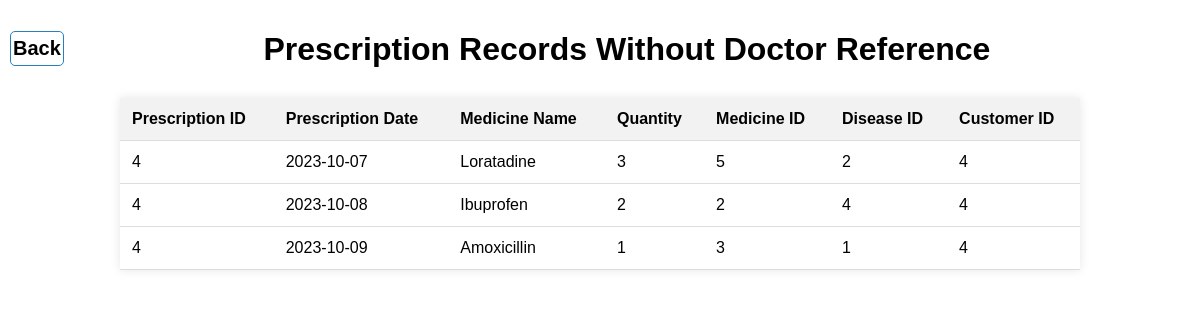
/CONTENTS/presnodoc.php, run on the app's committed database.
### tables this page shows
CREATE TABLE `prescription` (
  `pre_id` int(11) DEFAULT NULL,
  `pre_date` date DEFAULT NULL,
  `medicine_name` varchar(50) DEFAULT NULL,
  `quantity` int(11) DEFAULT NULL,
  `med_id` int(11) DEFAULT NULL,
  `dis_id` int(11) DEFAULT NULL,
  `cus_id` int(11) DEFAULT NULL,
  `doc_id` int(11) DEFAULT NULL,
  `hospital_name` varchar(50) DEFAULT NULL
);

### CONTENTS/presnodoc.php (the view, shortened to what this page needs)
<!DOCTYPE HTML>
<html lang="en">
<head>
</head>
<body>
<h1><a class="back-button" href="main.php">Back</a>Prescription Records Without Doctor Reference</h1>
<table>
    <tr>
        <th>Prescription ID</th>
        <th>Prescription Date</th>
        <th>Medicine Name</th>
        <th>Quantity</th>
        <th>Medicine ID</th>
        <th>Disease ID</th>
        <th>Customer ID</th>
    </tr>
    <?php
    $link = mysqli_connect("localhost", "root", "", "dbms");
    $query = "SELECT * FROM prescription WHERE doc_id IS NULL";
    $result = mysqli_query($link, $query);
    if ($result) {
        while ($row = mysqli_fetch_assoc($result)) {
            echo "<tr>";
            echo "<td>{$row['pre_id']}</td>";
            echo "<td>{$row['pre_date']}</td>";
            echo "<td>{$row['medicine_name']}</td>";
            echo "<td>{$row['quantity']}</td>";
            echo "<td>{$row['med_id']}</td>";
            echo "<td>{$row['dis_id']}</td>";
            echo "<td>{$row['cus_id']}</td>";
            echo "</tr>";
        }
    } else {
        echo "Error in query execution: " . mysqli_error($link);
    }
    ?>
</table>
</body>
</html>

### CONTENTS/presnodoc.php (style rules this page uses)
body { background-image: url("https://us.123rf.com/450wm/jardelbassi/jardelbassi2304/jardelbassi230401147/203506317-pharmacy-and-drugstore-blur-background-with-bokeh-image.jpg?ver=6"); background-repeat: no-repeat; background-attachment: fixed; background-size: cover; margin: 0; font-family: Arial, sans-serif; }
h1 { text-align: center; background-color: white; padding: 10px; margin-bottom: 0; }
table { border-collapse: collapse; width: 80%; margin: 20px auto; background-color: white; box-shadow: 0 0 10px rgba(0, 0, 0, 0.1); }
th, td { padding: 12px; text-align: left; border-bottom: 1px solid #ddd; }
th { background-color: #f2f2f2; }
.back-button { display: inline-block; padding: 5px 2px; text-decoration: none; font-size:20px; background-color: white; color: black; border: 1px solid #2980b9; border-radius: 5px; transition: background-color 0.3s; float:left; }

### data on the page
prescription: pre "4", pre_date "2023-10-07", medicine_name "Loratadine", quantity "3", med "5", dis "2", cus "4"
prescription: pre "4", pre_date "2023-10-08", medicine_name "Ibuprofen", quantity "2", med "2", dis "4", cus "4"
prescription: pre "4", pre_date "2023-10-09", medicine_name "Amoxicillin", quantity "1", med "3", dis "1", cus "4"
